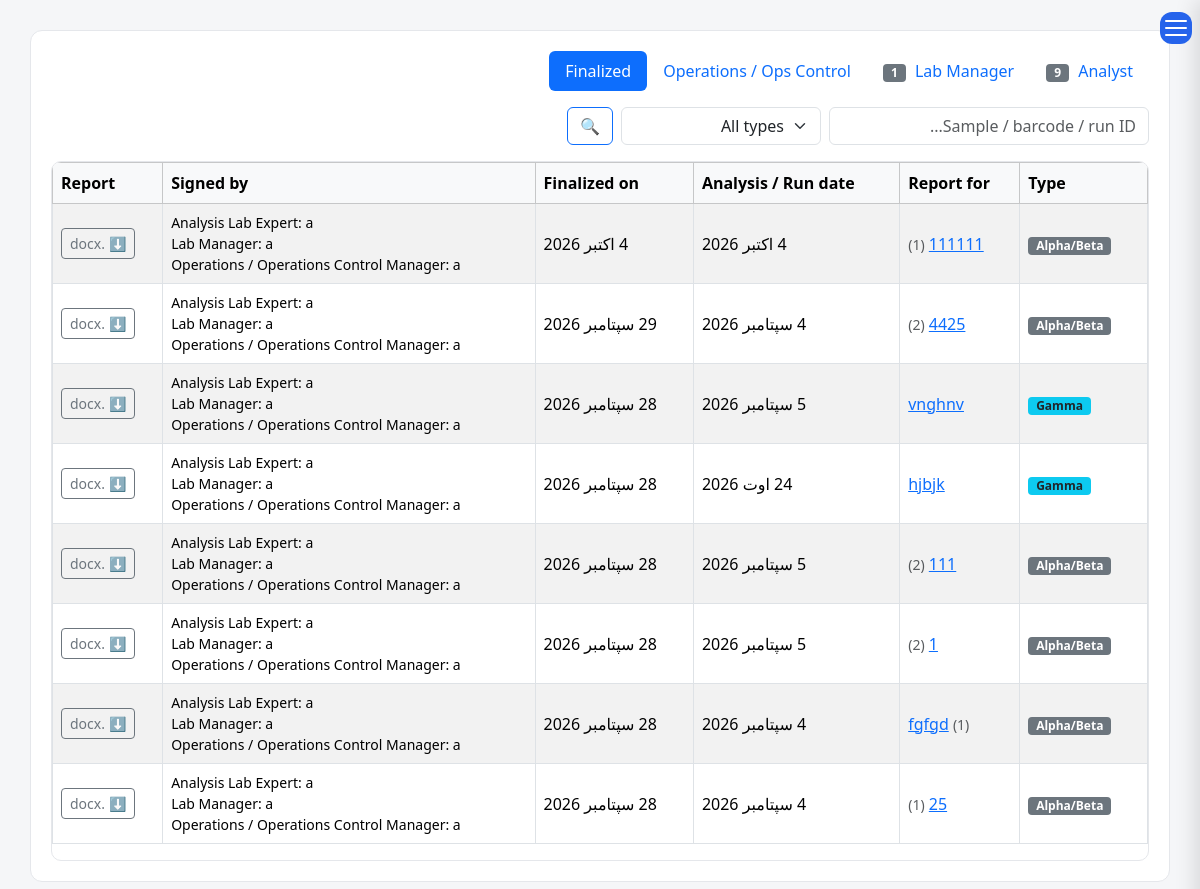
The page /laboratory/reports/finalized/ (signed in) on the database as committed earlier.
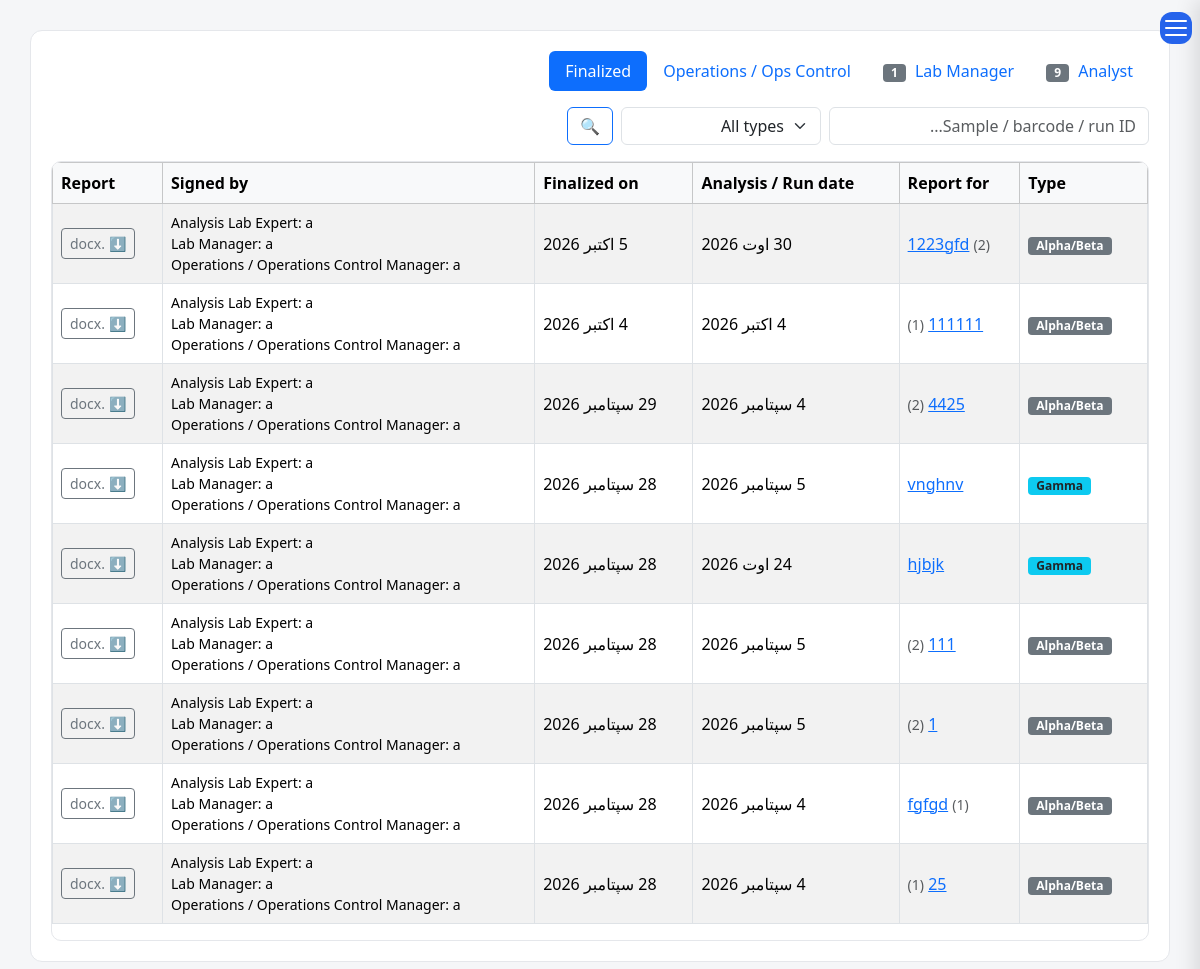
The same page on the database as committed later.
### laboratory/models.py (models this page shows, shortened)
class AlphaBetaCountingRun(models.Model):
    run_id = models.CharField(_("Run ID"), max_length=50, unique=True)
    run_date = models.DateField(_("Counting Date"),null=True)
    counting_duration_seconds = models.PositiveIntegerField(
        _("Counting Duration (seconds)"), null=True, blank=True,
    )
    applicant_name = models.CharField(
        _("Applicant Name"), max_length=255, blank=True, null=True,
        help_text=_("Printed on the report header. Leave blank to fall back to listing the "
                    "applicant names recorded on this run's own samples."),
    )
    sample_stage = models.CharField(
        _("Sample Stage"), max_length=20, choices=SampleStage.choices, blank=True, null=True,
        help_text=_("Applied to every sample added at run creation — they're all collected together."),
    )
    counting_completed = models.BooleanField(
        _("Counting Completed"), default=False,
        help_text=_("Set once the lab has entered counting duration and MDAs — distinguishes "
                    "'awaiting counting' from 'ready to report' at a glance."),
    )
    sampling_location = models.CharField(_("Sampling Location"), max_length=255, blank=True, null=True)
    sampling_date_from = models.DateField(_("Sampling Date (From)"), null=True, blank=True)
    sampling_date_to = models.DateField(
        _("Sampling Date (To)"), null=True, blank=True,
        help_text=_("Leave blank if sampling happened on a single date."),
    )
    alpha_mda_mbq = models.DecimalField(
        _("MDA Alpha (mBq)"), max_digits=20, decimal_places=5, null=True, blank=True,
    )
    beta_mda_mbq = models.DecimalField(
        _("MDA Beta (mBq)"), max_digits=20, decimal_places=5, null=True, blank=True,
    )
    alpha_calibration_nuclide = models.ForeignKey(
        "reference.Nuclides", verbose_name=_("Alpha Calibration Nuclide"), on_delete=models.SET_NULL,
        null=True, blank=True, related_name="+",
        help_text=_("Nuclide this counter's alpha channel was calibrated against. \"Pure alpha\" is "
                    "reported as this nuclide's equivalent activity."),
    )
    beta_calibration_nuclide = models.ForeignKey(
        "reference.Nuclides", verbose_name=_("Beta Calibration Nuclide"), on_delete=models.SET_NULL,
        null=True, blank=True, related_name="+",
        help_text=_("Same idea, for the beta channel."),
    )
    alpha_efficiency_correction_factor = models.FloatField(
        _("Alpha Efficiency Correction Factor"), null=True, blank=True,
        help_text=_("Optional manual multiplier for pure alpha — only if you've independently "
                    "determined the efficiency ratio between the calibration nuclide and whatever you "
                    "believe actually dominates the unidentified fraction. Leave blank for no "
                    "correction (recommended unless you have that data)."),
    )
    beta_efficiency_correction_factor = models.FloatField(
        _("Beta Efficiency Correction Factor"), null=True, blank=True,
        help_text=_("Same idea, for pure beta."),
    )
    notes = models.TextField(_("Notes"), blank=True, null=True)
    created_by = models.ForeignKey(
        settings.AUTH_USER_MODEL, verbose_name=_("Created By"),
        on_delete=models.SET_NULL, null=True, related_name="counting_runs_created",
    )
    created_at = models.DateTimeField(_("Created At"), auto_now_add=True)
    approved = models.BooleanField(_("Approved"), default=False)
    class Meta:
        ordering = ["-run_date", "-id"]
        verbose_name = _("Alpha/Beta Counting Run")
        verbose_name_plural = _("Alpha/Beta Counting Runs")
    @property
    def sample_count(self):
        return self.analyses.count()

class AnalysisApproval(models.Model):
    analysis = models.ForeignKey(
        Analysis, related_name="approvals", on_delete=models.CASCADE, null=True, blank=True,
    )
    counting_run = models.ForeignKey(
        AlphaBetaCountingRun, related_name="approvals", on_delete=models.CASCADE, null=True, blank=True,
    )
    role = models.CharField(_("Role"), max_length=20, choices=LabApprovalRole.choices)
    order = models.PositiveSmallIntegerField(default=1)
    status = models.CharField(
        _("Status"), max_length=15, choices=LabApprovalStatus.choices, default=LabApprovalStatus.PENDING,
    )
    user = models.ForeignKey(settings.AUTH_USER_MODEL, on_delete=models.SET_NULL, null=True, blank=True)
    signed_date = models.DateField(null=True, blank=True)
    signature = models.ImageField(upload_to="laboratory/signatures/", null=True, blank=True)
    comments = models.TextField(_("Comments"), blank=True)
    class Meta:
        ordering = ["order"]
        verbose_name = _("Lab Approval")
        verbose_name_plural = _("Lab Approvals")
        constraints = [
            models.CheckConstraint(
                condition=(models.Q(analysis__isnull=False, counting_run__isnull=True)
                       | models.Q(analysis__isnull=True, counting_run__isnull=False)),
                name="approval_exactly_one_target",
            )
        ]

class AnalysisAttachment(models.Model):
    analysis = models.ForeignKey(
        Analysis, related_name="attachments", on_delete=models.CASCADE, null=True, blank=True,
    )
    counting_run = models.ForeignKey(
        AlphaBetaCountingRun, related_name="attachments", on_delete=models.CASCADE, null=True, blank=True,
    )
    attachment_type = models.CharField(
        _("Attachment Type"), max_length=15, choices=LabAttachmentType.choices, default=LabAttachmentType.OTHER,
    )
    file = models.FileField(_("File"), upload_to="laboratory/attachments/")
    content_page_count = models.PositiveSmallIntegerField(
        _("Content Page Count"), null=True, blank=True,
        help_text=_("Set automatically when the report is generated — how many pages are the actual "
                    "report, before any signature page. Lets re-signing strip the old signature page "
                    "and append a fresh one without cutting into real content."),
    )
    description = models.CharField(_("Description"), max_length=200, blank=True)
    uploaded_by = models.ForeignKey(
        settings.AUTH_USER_MODEL, on_delete=models.SET_NULL, null=True, blank=True,
    )
    uploaded_at = models.DateTimeField(auto_now_add=True)
    class Meta:
        constraints = [
            models.CheckConstraint(
                condition=(models.Q(analysis__isnull=False, counting_run__isnull=True)
                       | models.Q(analysis__isnull=True, counting_run__isnull=False)),
                name="attachment_exactly_one_target",
            )
        ]

class Sample(models.Model):
    sample_id = models.CharField(_("Sample ID"), max_length=50, unique=True)
    batch = models.ForeignKey(
        WasteBatch, verbose_name=_("Waste Batch"), on_delete=models.PROTECT,
        related_name="samples", null=True, blank=True,
    )
    applicant_name = models.CharField(
        _("Applicant name"), max_length=255, blank=True, null=True,
        help_text=_("Name of the applicant company or unit."),
    )
    sample_type = models.CharField(_("Sample type"), max_length=50, blank=True, null=True)
    description = models.CharField(
        _("Description"), max_length=255, blank=True, null=True,
        help_text=_("For standalone samples not linked to a waste batch."),
    )
    sample_stage = models.CharField(_("Sample Stage"), max_length=20, choices=SampleStage.choices)
    analysis_type = models.CharField(
        _("Analysis type"), max_length=30, choices=CounterType.choices, blank=True, default="",
        help_text=_("Which detector this sample will be counted on — decides which report it gets."),
    )
    sampling_date = models.DateTimeField(_("Sampling Date"))
    sampling_location = models.CharField(_("Sampling location"), max_length=50, blank=True, null=True)
    sample_mass_kg = models.DecimalField(
        _("Sample Mass (kg)"), max_digits=10, decimal_places=5, blank=True, null=True
    )
    sample_volume_ml = models.DecimalField(
        _("Sample Volume (ml)"), max_digits=12, decimal_places=3, null=True, blank=True
    )
    urgent = models.BooleanField(_("Urgent"), default=False)
    status = models.CharField(
        _("Status"), max_length=20, choices=SampleStatus.choices, default=SampleStatus.COLLECTED
    )
    collected_by = models.ForeignKey(
        settings.AUTH_USER_MODEL, verbose_name=_("Collected By"),
        on_delete=models.SET_NULL, null=True, related_name="samples_collected",
    )
    remarks = models.TextField(_("Remarks"), blank=True, null=True)
    sample_code_barcode = models.CharField(
        _("Barcode"), max_length=100, unique=True, blank=True, null=True
    )
    sent_to_lab_date = models.DateField(_("Sent To Lab Date"), blank=True, null=True)
    lab_received_date = models.DateField(_("Lab Received Date"), blank=True, null=True)
    lab_comments = models.TextField(_("Lab Comments"), blank=True, null=True)
    created_at = models.DateTimeField(_("Created At"), auto_now_add=True)
    rejected_by = models.ForeignKey(
        settings.AUTH_USER_MODEL, verbose_name=_("Rejected By"), on_delete=models.SET_NULL,
        null=True, blank=True, related_name="samples_rejected",
    )
    rejected_at = models.DateTimeField(_("Rejected At"), null=True, blank=True)
    rejection_reason = models.TextField(_("Rejection Reason"), blank=True, default="")
    rejection_seen = models.BooleanField(default=True)
    class Meta:
        ordering = ["-urgent", "sampling_date"]
        verbose_name = _("Sample")
        verbose_name_plural = _("Samples")

class Analysis(models.Model):
    sample = models.OneToOneField(
        Sample, verbose_name=_("Sample"), on_delete=models.CASCADE, related_name="analysis"
    )
    counting_run = models.ForeignKey(
        AlphaBetaCountingRun, verbose_name=_("Counting Run"),
        on_delete=models.SET_NULL, null=True, blank=True, related_name="analyses",
    )
    detector_type = models.CharField(_("Detector Type"), max_length=30, choices=CounterType.choices)
    analysis_date = models.DateField(_("Analysis Date"), null=True, blank=True)
    counting_duration_seconds = models.PositiveIntegerField(
        _("Counting Duration (seconds)"), null=True, blank=True,
    )
    total_alpha = models.DecimalField(_("Total Alpha (Bq)"), max_digits=20, decimal_places=5, blank=True, null=True)
    total_beta = models.DecimalField(_("Total Beta (Bq)"), max_digits=20, decimal_places=5, blank=True, null=True)
    alpha_uncertainty = models.DecimalField(_("Alpha uncertainty ±2s"), max_digits=20, decimal_places=5, null=True, blank=True)
    beta_uncertainty = models.DecimalField(_("Beta uncertainty ±2s"), max_digits=20, decimal_places=5, null=True, blank=True)
    alpha_mda = models.DecimalField(_("MDA Alpha"), max_digits=20, decimal_places=5, null=True, blank=True)
    beta_mda = models.DecimalField(_("MDA Beta"), max_digits=20, decimal_places=5, null=True, blank=True)
    analyst = models.ForeignKey(settings.AUTH_USER_MODEL, verbose_name=_("Analyst"), on_delete=models.SET_NULL, null=True)
    approved = models.BooleanField(_("Approved"), default=False)
    is_latest = models.BooleanField(_("Is Latest"), default=True)
    reviewed_by = models.ForeignKey(
        settings.AUTH_USER_MODEL, verbose_name=_("Reviewed By"),
        on_delete=models.SET_NULL, null=True, blank=True, related_name="reviewed_analyses",
    )
    review_date = models.DateField(_("Review Date"), blank=True, null=True)
    analysis_notes = models.TextField(_("Analysis Notes"), blank=True, null=True)
    created_at = models.DateTimeField(_("Created At"), auto_now_add=True)
    class Meta:
        ordering = ["-analysis_date", "-created_at"]
        verbose_name = _("Analysis")
        verbose_name_plural = _("Analyses")

### laboratory/views.py (the view)
# urls.py: path("reports/finalized/", views.finalized_reports, name="finalized_reports"),
def finalized_reports(request):
    search = request.GET.get("search", "").strip()
    kind = request.GET.get("kind", "")
    gamma = (
        Analysis.objects.filter(approved=True, approvals__isnull=False)
        .select_related("sample").prefetch_related("attachments", "approvals__user").distinct()
    )
    runs = AlphaBetaCountingRun.objects.filter(approved=True).prefetch_related("attachments", "approvals__user")
    if search:
        gamma = gamma.filter(Q(sample__sample_id__icontains=search) | Q(sample__sample_code_barcode__icontains=search))
        runs = runs.filter(run_id__icontains=search)
    def finalized_on(approvals):
        return max((s.signed_date for s in approvals if s.signed_date), default=None)
    rows = []
    if kind in ("", "gamma"):
        for a in gamma:
            approvals = list(a.approvals.all())
            rows.append({
                "kind": "gamma", "label": a.sample.sample_id, "extra": "",
                "url": reverse("sample_detail", args=[a.sample_id]),
                "date": a.analysis_date, "finalized_on": finalized_on(approvals),
                "approvals": approvals, "attachments": a.attachments.all(),
            })
    if kind in ("", "alpha-beta"):
        for r in runs:
            approvals = list(r.approvals.all())
            rows.append({
                "kind": "alpha-beta", "label": r.run_id, "extra": f"({r.sample_count})",
                "url": reverse("counting_run_detail", args=[r.pk]),
                "date": r.run_date, "finalized_on": finalized_on(approvals),
                "approvals": approvals, "attachments": r.attachments.all(),
            })
    rows.sort(key=lambda r: r["finalized_on"] or datetime.date.min, reverse=True)
    page_obj = Paginator(rows, 25).get_page(request.GET.get("page"))
    return render(request, "laboratory/finalized_reports.html", {"page_obj": page_obj, "search": search, "kind": kind})

### templates/laboratory/finalized_reports.html (shortened to what this page needs)
{% extends "base.html" %}
{% load i18n lab_tags %}
{% block content %}
<div class="content">
<ul class="nav nav-pills mb-3">
    <li class="nav-item"><a class="nav-link" href="{% url 'signature_queue_analyst' %}">{% trans "Analyst" %} {% lab_badge "sig_analyst" "bg-secondary" %}</a></li>
    <li class="nav-item"><a class="nav-link" href="{% url 'signature_queue_lab_manager' %}">{% trans "Lab Manager" %} {% lab_badge "sig_lab_manager" "bg-secondary" %}</a></li>
    <li class="nav-item"><a class="nav-link" href="{% url 'signature_queue_ops_manager' %}">{% trans "Operations / Ops Control" %} {% lab_badge "sig_ops_manager" "bg-secondary" %}</a></li>
    <li class="nav-item"><a class="nav-link active" href="{% url 'finalized_reports' %}">{% trans "Finalized" %}</a></li>
</ul>
<form method="get" class="d-flex gap-2 mb-3">
    <input type="text" name="search" class="form-control" style="max-width:320px" placeholder="{% trans 'Sample / barcode / run ID...' %}" value="{{ search }}">
    <select name="kind" class="form-select" style="max-width:200px" onchange="this.form.submit()">
        <option value="">{% trans "All types" %}</option>
    </select>
    <button class="btn btn-outline-primary">🔍</button>
</form>
<div class="table-scroll">
<table class="table table-bordered table-striped align-middle">
<thead class="table-light">
<tr>
    <th>{% trans "Type" %}</th><th>{% trans "Report for" %}</th><th>{% trans "Analysis / Run date" %}</th>
    <th>{% trans "Finalized on" %}</th><th>{% trans "Signed by" %}</th><th>{% trans "Report" %}</th>
</tr>
</thead>
<tbody>
{% for r in page_obj %}
<tr>
    <td>{% if r.kind == "gamma" %}<span class="badge bg-info text-dark">{% trans "Gamma" %}</span>{% else %}<span class="badge bg-secondary">{% trans "Alpha/Beta" %}</span>{% endif %}</td>
    <td><a href="{{ r.url }}">{{ r.label }}</a>{% if r.extra %} <small class="text-muted">{{ r.extra }}</small>{% endif %}</td>
    <td>{{ r.date|default:"-" }}</td>
    <td>{{ r.finalized_on|default:"-" }}</td>
    <td>{% for s in r.approvals %}<div class="small">{{ s.get_role_display }}: {{ s.user|default:"-" }}</div>{% endfor %}</td>
    <td>
        {% for att in r.attachments %}{% if att.attachment_type == "REPORT" %}
            <a href="{{ att.file.url }}" class="btn btn-sm btn-outline-secondary">⬇ .docx</a>
        {% endif %}{% endfor %}
    </td>
</tr>
{% empty %}
<tr><td colspan="6" class="text-center text-muted">{% trans "No finalized reports yet." %}</td></tr>
{% endfor %}
</tbody>
</table>
</div>
</div>
{% endblock %}

Rows that differ between the two databases and show on the page:
now on this page (row edited): AlphaBetaCountingRun: label "1223gfd", date "30 اوت 2026"
now on this page (row edited): AnalysisApproval: finalized_on "5 اکتبر 2026", role "Lab Manager", user "a", shown under "Alpha/Beta"
now on this page (row unchanged): AnalysisApproval: role "Analysis Lab Expert", user "a", shown under "Alpha/Beta"
now on this page (row edited): AnalysisApproval: role "Operations / Operations Control Manager", user "a", shown under "Alpha/Beta"
Other text that changed with them:
new list line: "Alpha/Beta (2)"
